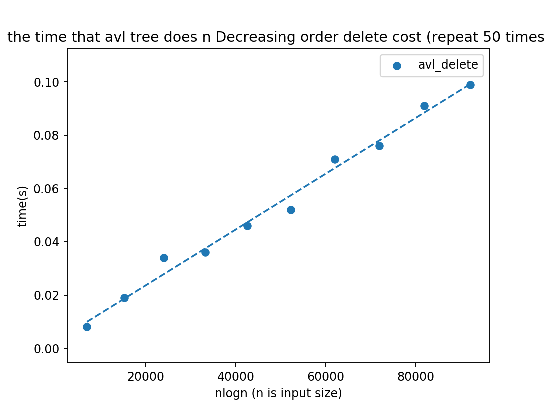
#> input picture project_adspj1/new/new_pictures/avl_delete_DecreasingOrder.png, 544 x 408 px, found by its file name; its folder holds 4 pictures in this run
$ python changesize.py
#> lines starting #> are read from the running program, lines starting #| are printed output that depends on the picture
import os
from PIL import Image

for filename in os.listdir(r'C:\Users\DFZ\Documents\code\ads\project\PJ1\new_pictures'):
    if filename != 'changesize.py':
        im = Image.open(filename)
#> im is the input picture: PIL image 544x408 RGBA; mean R, G, B, A 248.8, 249.3, 249.6, 255
        size = im.size
#> size = (544, 408)
        print(size)
#| (544, 408)
        newSize = (int(size[0]/2), int(size[1]/2))
#> newSize = (272, 204)
        print(newSize)
#| (272, 204)
        im.resize(newSize).save(filename)
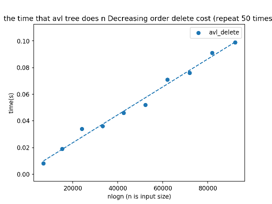
#> saved as avl_delete_DecreasingOrder.png: PIL image 272x204 RGBA; mean R, G, B, A 248.5, 249, 249.3, 255
#> pass 2 of the loop `for filename in os.listdir(r'C:\Users\DFZ\Documents\code\ads\project\P..`:
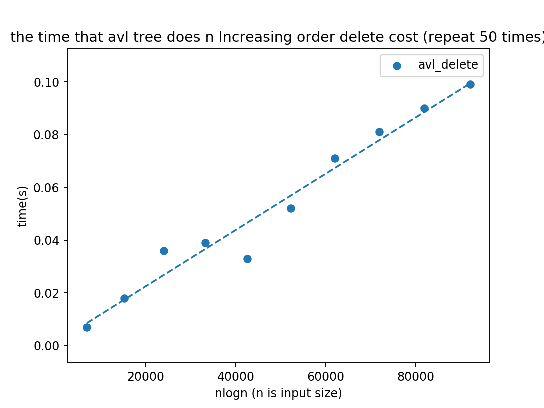
#> input picture project_adspj1/new/new_pictures/avl_delete_IncreasingOrder.png, 544 x 408 px, found by its file name
#> im is the input picture: PIL image 544x408 RGBA; mean R, G, B, A 248.9, 249.3, 249.6, 255
#| (544, 408)
#| (272, 204)
#> `im.resize(newSize).save(filename)`:
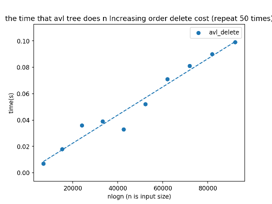
#> saved as avl_delete_IncreasingOrder.png: PIL image 272x204 RGBA; mean R, G, B, A 248.5, 249, 249.3, 255
#> pass 3 of the loop `for filename in os.listdir(r'C:\Users\DFZ\Documents\code\ads\project\P..`:
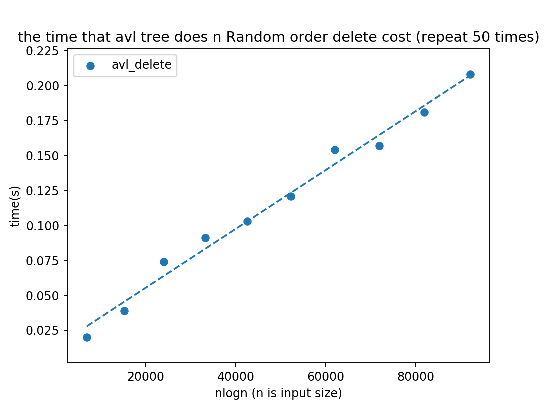
#> input picture project_adspj1/new/new_pictures/avl_delete_RandomOrder.png, 544 x 408 px, found by its file name
#> im is the input picture: PIL image 544x408 RGBA; mean R, G, B, A 248.5, 248.9, 249.2, 255
#| (544, 408)
#| (272, 204)
#> `im.resize(newSize).save(filename)`:
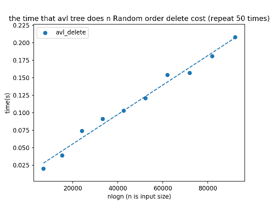
#> saved as avl_delete_RandomOrder.png: PIL image 272x204 RGBA; mean R, G, B, A 248.1, 248.6, 248.9, 255
#> the loop made 4 passes; the first 3 are shown
        # im.save(filename)
